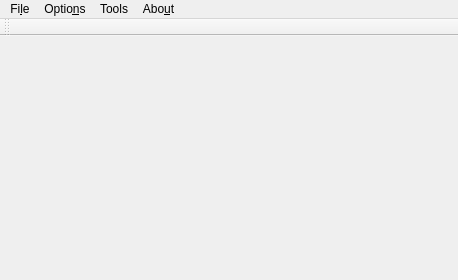
<?xml version="1.0" encoding="UTF-8"?>
<ui version="4.0">
 <class>MainWindow</class>
 <widget class="QMainWindow" name="MainWindow">
  <property name="geometry">
   <rect>
    <x>0</x>
    <y>0</y>
    <width>458</width>
    <height>280</height>
   </rect>
  </property>
  <property name="windowTitle">
   <string>MainWindow</string>
  </property>
  <property name="styleSheet">
   <string notr="true">/*QToolButton{
		background-color: #44c767;
		border-radius: 4px;
		color: #ffffff;
		font-family: 'Roboto';
		margin-left:0.5em;
		font-size: 17px;
	}
QToolButton:hover{
			background-color:#8fe860;
	}

QToolBar{
	border-color:#8fe860;
}*/
/*QTextEdit{
		border-radius: 3px;
		border: 2px solid #00796b;
	}
QToolButton{
		background-color:#44c767;
		color:#ffffff;
		border-radius: 16px;
		margin-left : 1em;
		font-family:Arial;
		font-size:15px;
}
	
QToolButton:hover{
			background-color:#8fe860;
	}
*/
</string>
  </property>
  <widget class="QWidget" name="centralwidget"/>
  <widget class="QMenuBar" name="menubar">
   <property name="geometry">
    <rect>
     <x>0</x>
     <y>0</y>
     <width>458</width>
     <height>30</height>
    </rect>
   </property>
   <widget class="QMenu" name="menuFile">
    <property name="title">
     <string>Fi&amp;le</string>
    </property>
    <addaction name="actionN"/>
    <addaction name="actionOpen"/>
    <addaction name="actionSave"/>
    <addaction name="separator"/>
    <addaction name="actionExit"/>
   </widget>
   <widget class="QMenu" name="menuAbout">
    <property name="title">
     <string>Abo&amp;ut</string>
    </property>
    <addaction name="actionInfo"/>
   </widget>
   <widget class="QMenu" name="menuOptions">
    <property name="title">
     <string>Optio&amp;ns</string>
    </property>
    <addaction name="actionLine"/>
    <addaction name="actionLexer"/>
    <addaction name="actionContinue"/>
    <addaction name="actionStop"/>
    <addaction name="actionClearTerm"/>
    <addaction name="actionClearEst"/>
    <addaction name="separator"/>
    <addaction name="actionRun"/>
    <addaction name="actionCancel"/>
   </widget>
   <widget class="QMenu" name="menuTools">
    <property name="title">
     <string>Tools</string>
    </property>
    <addaction name="actionBreakpoints"/>
    <addaction name="actionTimes"/>
    <addaction name="actionTree"/>
   </widget>
   <addaction name="menuFile"/>
   <addaction name="menuOptions"/>
   <addaction name="menuTools"/>
   <addaction name="menuAbout"/>
  </widget>
  <widget class="QToolBar" name="Barra">
   <property name="windowTitle">
    <string>toolBar</string>
   </property>
   <attribute name="toolBarArea">
    <enum>TopToolBarArea</enum>
   </attribute>
   <attribute name="toolBarBreak">
    <bool>false</bool>
   </attribute>
  </widget>
  <action name="actionNew">
   <property name="text">
    <string>&amp;New</string>
   </property>
  </action>
  <action name="actionOpen">
   <property name="icon">
    <iconset>
     <normalon>:/Open/Enter.png</normalon>
    </iconset>
   </property>
   <property name="text">
    <string>&amp;Open</string>
   </property>
  </action>
  <action name="actionSave">
   <property name="icon">
    <iconset>
     <normalon>:/Save/Download.png</normalon>
    </iconset>
   </property>
   <property name="text">
    <string>&amp;Save</string>
   </property>
  </action>
  <action name="actionInfo">
   <property name="icon">
    <iconset resource="Imagenes/resources.qrc">
     <normaloff>:/Info/Info.png</normaloff>:/Info/Info.png</iconset>
   </property>
   <property name="text">
    <string>&amp;Info</string>
   </property>
  </action>
  <action name="actionLine">
   <property name="icon">
    <iconset>
     <normalon>:/Line/Pin.png</normalon>
    </iconset>
   </property>
   <property name="text">
    <string>&amp;Line</string>
   </property>
  </action>
  <action name="actionLexer">
   <property name="checkable">
    <bool>true</bool>
   </property>
   <property name="icon">
    <iconset resource="Imagenes/resources.qrc">
     <normaloff>:/Lexer/Lightning.png</normaloff>:/Lexer/Lightning.png</iconset>
   </property>
   <property name="text">
    <string>L&amp;exer</string>
   </property>
  </action>
  <action name="actionExit">
   <property name="icon">
    <iconset>
     <normalon>:/Close/Cancel.png</normalon>
    </iconset>
   </property>
   <property name="text">
    <string>&amp;Exit</string>
   </property>
  </action>
  <action name="actionContinue">
   <property name="icon">
    <iconset>
     <normalon>:/Continue/FlagBlue.png</normalon>
    </iconset>
   </property>
   <property name="text">
    <string>&amp;Continue</string>
   </property>
  </action>
  <action name="actionStop">
   <property name="icon">
    <iconset>
     <normalon>:/Stop/FlagYellow.png</normalon>
    </iconset>
   </property>
   <property name="text">
    <string>&amp;Stop</string>
   </property>
  </action>
  <action name="actionNew_2">
   <property name="text">
    <string>New</string>
   </property>
  </action>
  <action name="actionN">
   <property name="icon">
    <iconset>
     <normalon>:/Add/Add.png</normalon>
    </iconset>
   </property>
   <property name="text">
    <string>&amp;New</string>
   </property>
  </action>
  <action name="actionRun">
   <property name="icon">
    <iconset>
     <normalon>:/Run/FlagGreen.png</normalon>
    </iconset>
   </property>
   <property name="text">
    <string>&amp;Run</string>
   </property>
  </action>
  <action name="actionCancel">
   <property name="icon">
    <iconset>
     <normalon>:/Cancel/FlagRed.png</normalon>
    </iconset>
   </property>
   <property name="text">
    <string>Ca&amp;ncel</string>
   </property>
  </action>
  <action name="actionClearEst">
   <property name="icon">
    <iconset>
     <normalon>:/Clear/Bin.png</normalon>
    </iconset>
   </property>
   <property name="text">
    <string>Clear Estado Var</string>
   </property>
  </action>
  <action name="actionClearTerm">
   <property name="icon">
    <iconset>
     <normalon>:/Clear/Bin.png</normalon>
    </iconset>
   </property>
   <property name="text">
    <string>Clear Terminal</string>
   </property>
  </action>
  <action name="actionBreakpoints">
   <property name="text">
    <string>Breakpoints</string>
   </property>
  </action>
  <action name="actionTree">
   <property name="text">
    <string>Tree</string>
   </property>
  </action>
  <action name="actionTimes">
   <property name="text">
    <string>Times</string>
   </property>
  </action>
 </widget>
 <resources>
  <include location="Imagenes/resources.qrc"/>
 </resources>
 <connections/>
</ui>
